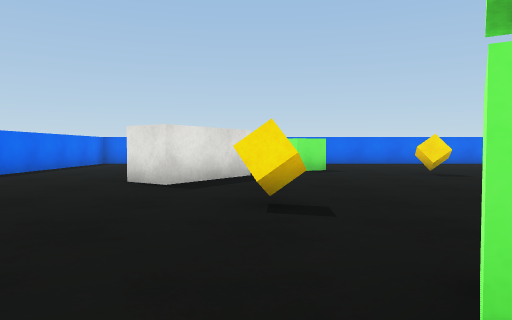
view 1 (above)

16 first-person views from a walk through a scene from a Unity 3-D project. The camera is 0.62 m above the floor, tilts 2° down and sees 70° across. The floor is counted in squares, 1 m on a side. Each view is taken from the middle of a square. On the plan, view 1 faces up. The plan holds only what a view shows up to about 10 squares ahead; the rest is blank. The player character is not drawn. Surface patterns are stand-ins for the level's own textures.

view 2
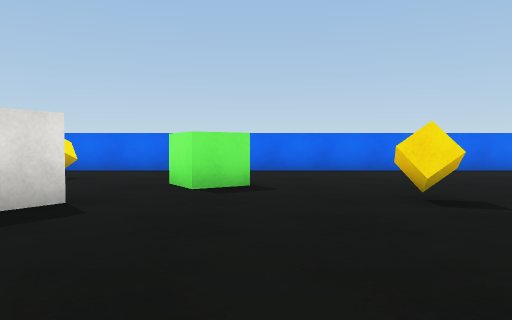

view 3
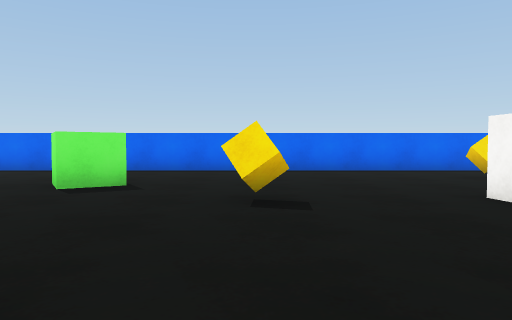

view 4
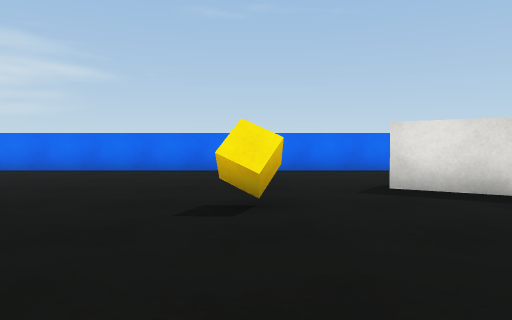

view 5
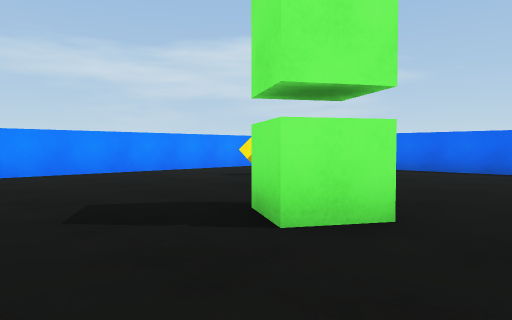

view 6
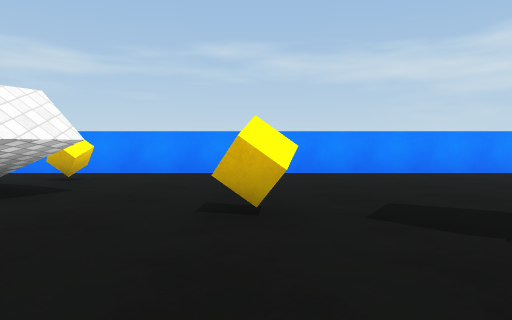

view 7
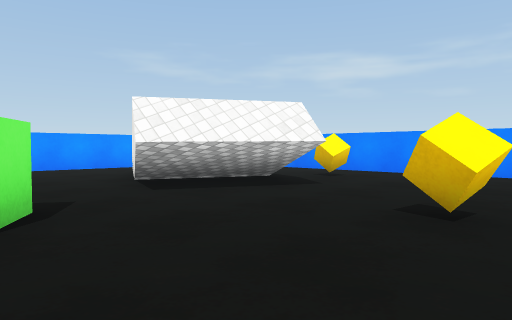

view 8
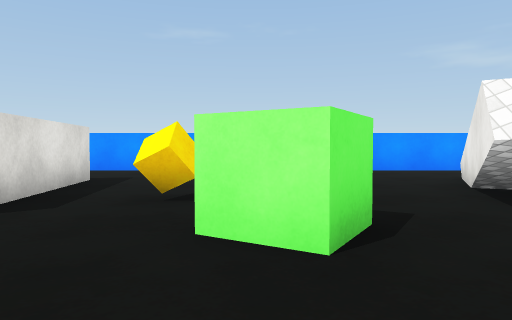

view 9
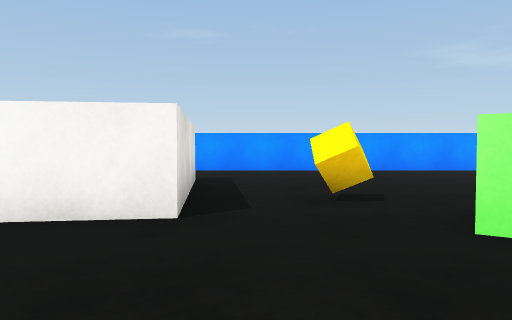

view 10
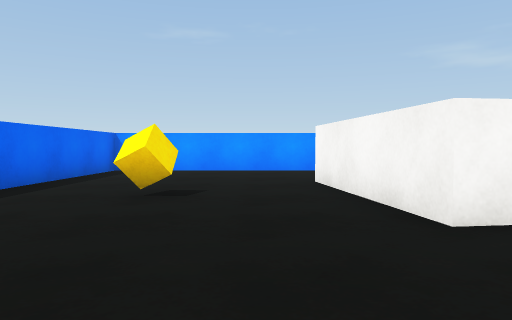

view 11
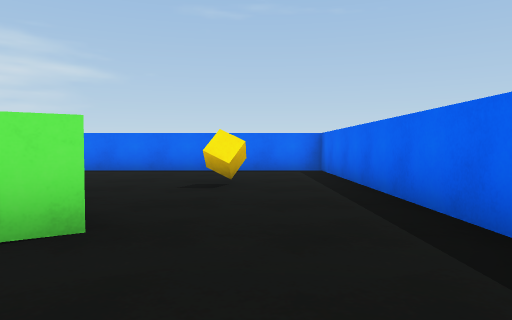

view 12
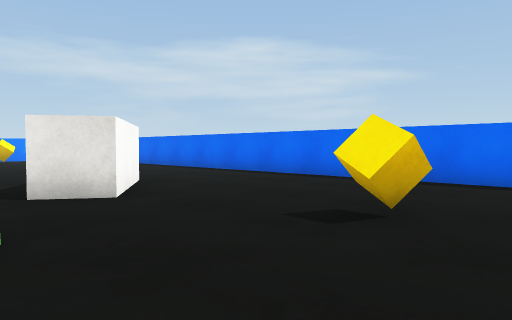

view 13
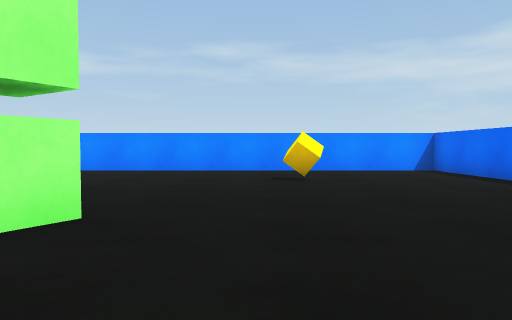

view 14
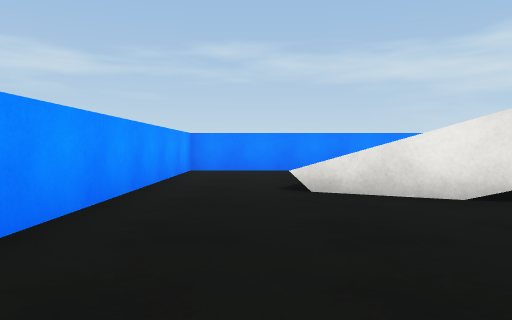

view 15
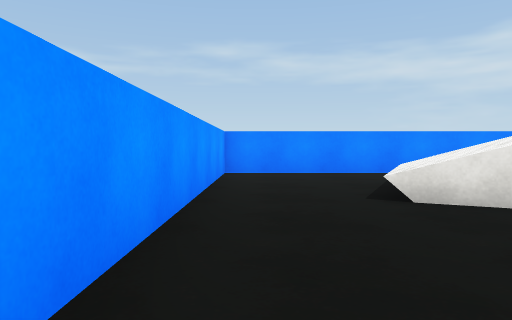

view 16
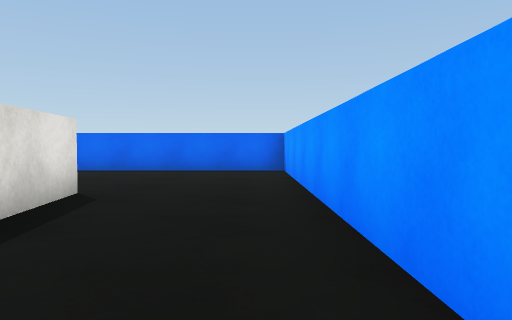

### Floor plan
Points are (right, up) in squares from view 1. A wall is a line through its corners. A room is listed if a view was taken in it or the views show most of it. See-through windows are left out.
Room 1 (views 1, 2, 3, 4, 5, 6, 7, 8, 9, 10, 11, 12, 13, 14, 15, 16)
walls: (7.4, 0.8) (11.6, -1.2); (11, 6.2) (7.2, 5.7) (6.8, 8.5) (10.6, 8.9) (10.8, 7); (13.7, -5.7) (13.7, 13.8) (-5.8, 13.8) (-5.8, -5.7) (13.7, -5.7)
objects: cube (-2, -3); block (-2, 6) to (0, 8); cube (-2, 11); cube (0, 4); green cube (1, 1) to (2, 1); green cube (1, 10) to (2, 11); cube (4, 0); cube (4, 8); green cube (6, 2) to (7, 3); cube (7, -4); cube (8, 4); cube (9, 11)

Positions as (right, up) in squares from view 1, and headings:
1: (0, 0), facing up
2: (2, 4), facing up
3: (4, 4), facing up
4: (4, 4), facing left
5: (4, 3), facing down-left
6: (4, 3), facing down
7: (3, 3), facing down-right
8: (4, 3), facing right
9: (4, 5), facing right
10: (4, 10), facing right
11: (4, 12), facing left
12: (1, 13), facing down-left
13: (-1, 4), facing down
14: (12, 4), facing down
15: (13, 3), facing down
16: (13, 4), facing up
